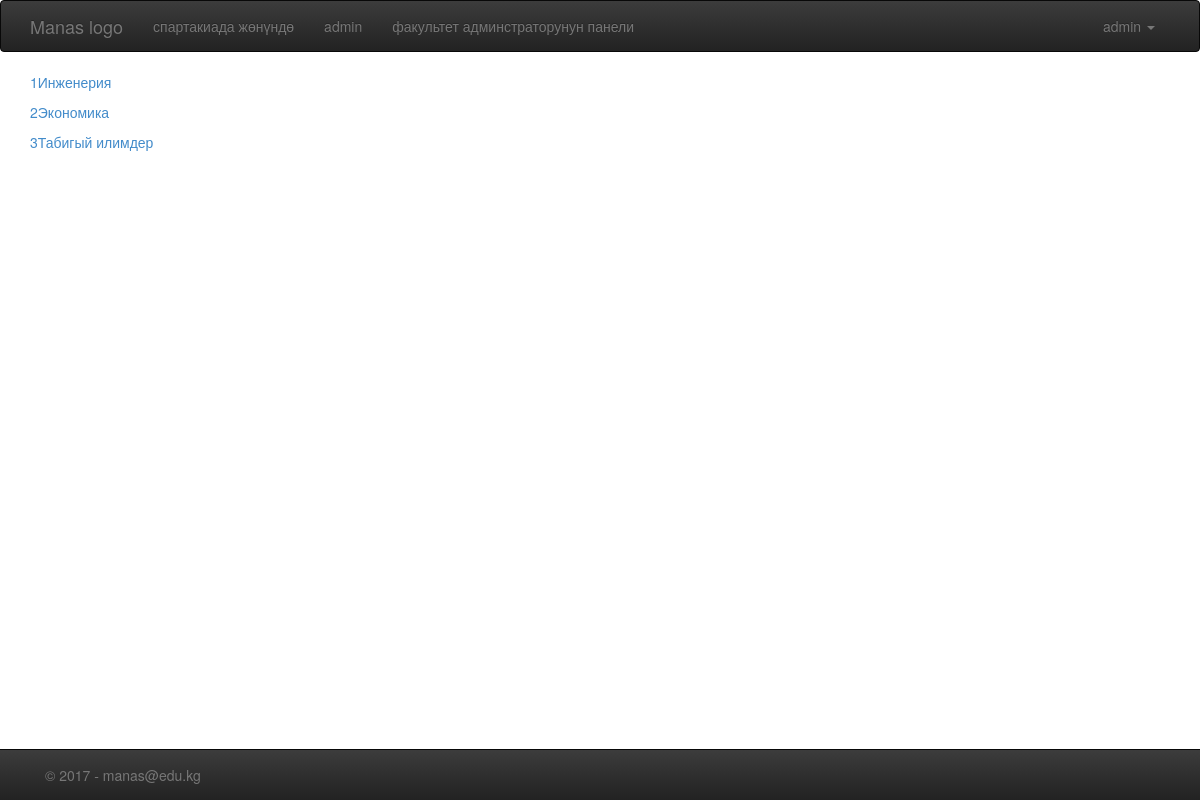
/about_faculties/ (signed in), run on the app's committed database.
### spartakiada/models.py (models this page shows, shortened)
class Faculty(models.Model):
    faculty_name = models.CharField(max_length=100)

### about_faculties/views.py (the view)
def fac_list(request):
    fac = Faculty.objects.all()
    context = {'fac': fac}
    return render(request, 'about_fac.html', context)

### about_faculties/templates/about_fac.html (shortened to what this page needs)
{% extends 'base.html' %}
{% block content %}
    <div class="container" >
       {% for i in fac %}
         <p><a href="sports/">{{ i.id }}{{ i.faculty_name }}</a></p>
       {% endfor %}
    </div>
{% endblock %}

### homepage/templates/base.html (shortened to what this page needs)
{% load staticfiles  %}
<!DOCTYPE html>
<html lang="en">
  <head>
    <link rel="stylesheet" href="{% static "css/bootstrap.css" %}">
    <link rel="stylesheet" href="{% static "css/style.css" %}">
    <link rel="stylesheet" href="{% static "js/bootstrap.js" %}">
    <link rel="stylesheet" href="//netdna.bootstrapcdn.com/bootstrap/3.3.2/css/bootstrap-theme.min.css">
  </head>
  <body>
      <div class="navbar navbar-inverse navbar2" role="navigation" >
      <div class="container">
          <div class="navbar-header">
            <a class="navbar-brand" href="/">Manas logo</a>
          </div>
          <div class="navbar-collapse collapse">
            <ul class="nav navbar-nav">
              <li><a href="#">спартакиада жөнүндө</a></li>
              <li><a href="/admin/">admin</a></li>
              <li><a href=" {% if user.is_authenticated %} add/ {% else %}{% url 'login' %}{% endif %} ">факультет админстраторунун панели</a></li>
            </ul>
            <ul class="nav navbar-nav navbar-right">
                {% if user.is_authenticated %}
           <li class="dropdown">
             <a href="{% url 'profile' %}" class="dropdown-toggle" data-toggle="dropdown">{{ user }} <b class="caret"></b></a>
          </li>
                {% endif %}
            </ul>
          </div>
        </div>
      </div>
    <div id="content">
 {% block content %}{% endblock %}
    </div>
    <div class="navbar navbar-inverse navbar-fixed-bottom">
        <div class="container">
            <p class="navbar-text pull-left">© 2017 - manas@edu.kg</p>
        </div>
    </div>
  </body>
</html>

### homepage/static/css/style.css (style rules this page uses)
.navbar2 { width: 100%; }

### data on the page
Faculty: id "1", faculty_name "Инженерия"
Faculty: id "2", faculty_name "Экономика"
Faculty: id "3", faculty_name "Табигый илимдер"

### other printed values
{{ user }} "admin"
